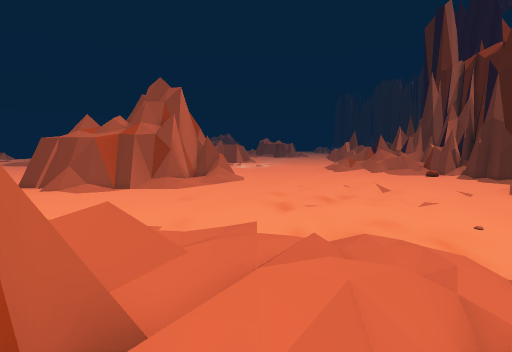
view 1 (above)

24 first-person views from a walk through a Unity game level. The camera is 1.3 m above the floor, tilts 6° down and sees 85° across. The floor is counted in squares, 1.8 m on a side. Each view is taken from the middle of a square. On the plan, view 1 faces up. The plan holds only what a view shows up to about 10 squares ahead; the rest is blank. The place goes on beyond the plan. The player is left out. Some surface patterns are stand-ins.

view 2
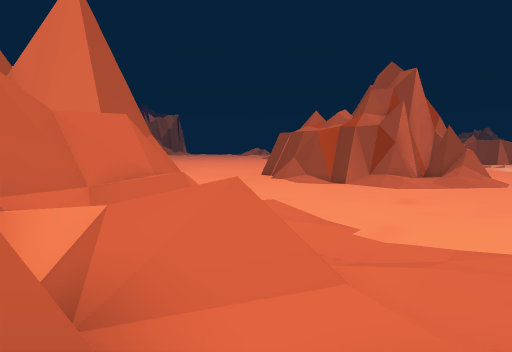

view 3
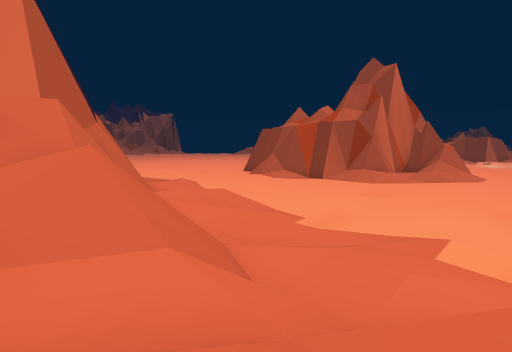

view 4
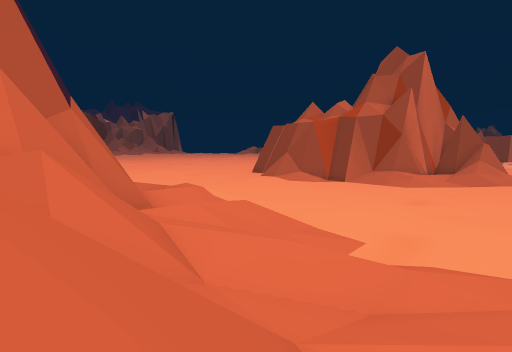

view 5
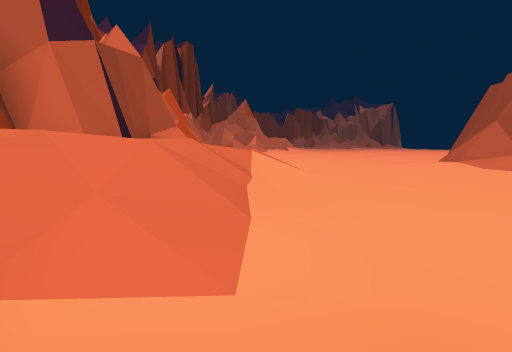

view 6
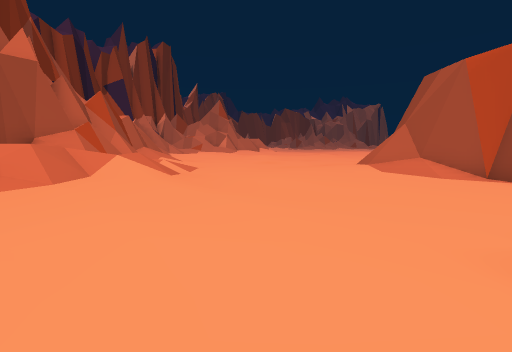

view 7
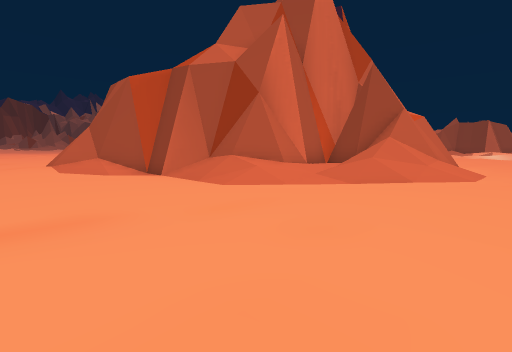

view 8
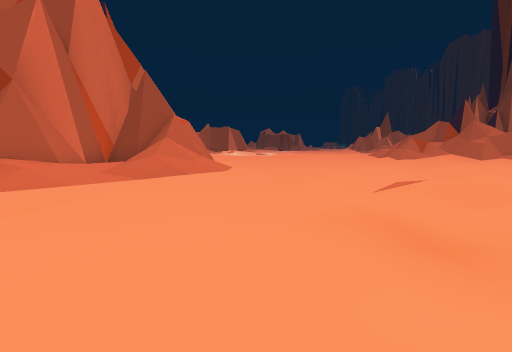

view 9
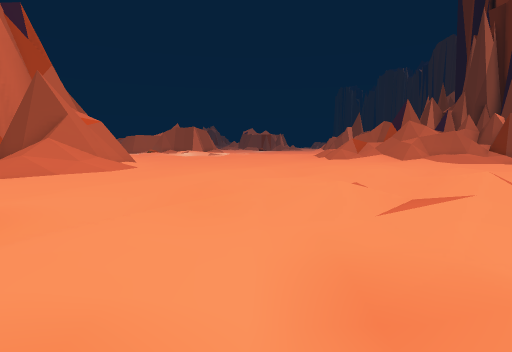

view 10
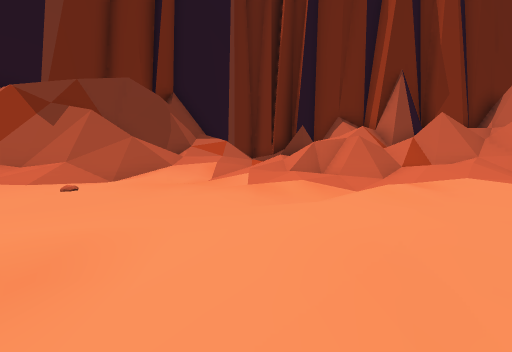

view 11
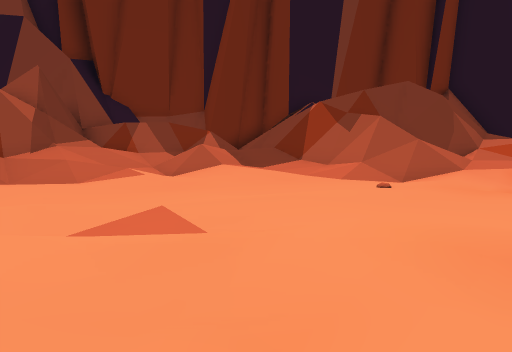

view 12
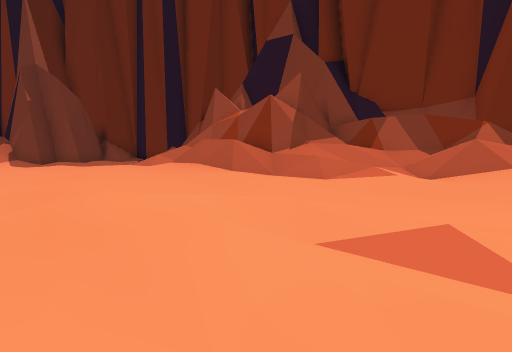

view 13
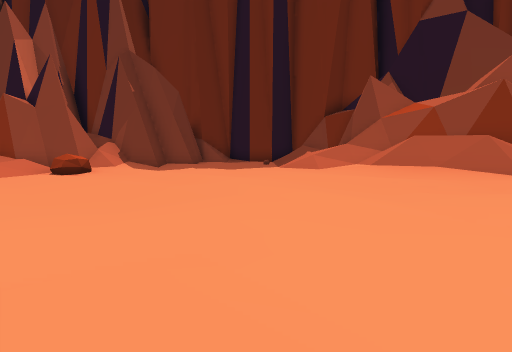

view 14
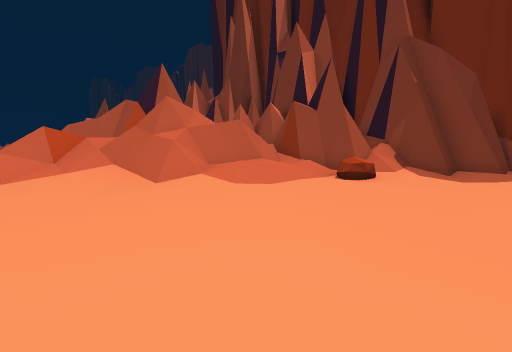

view 15
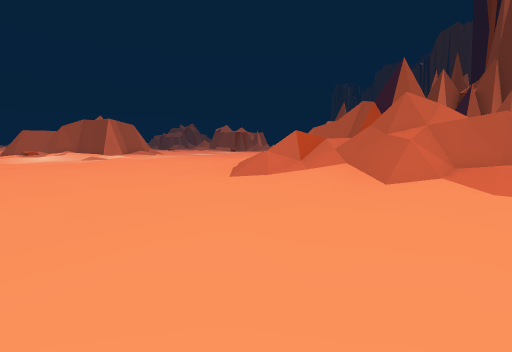

view 16
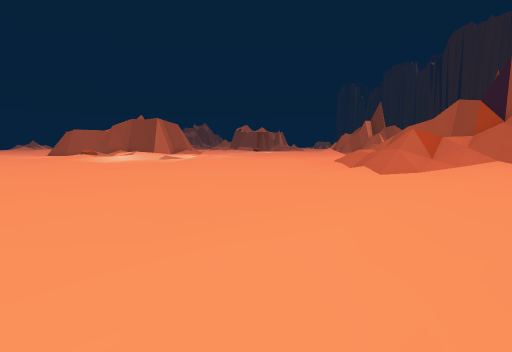

view 17
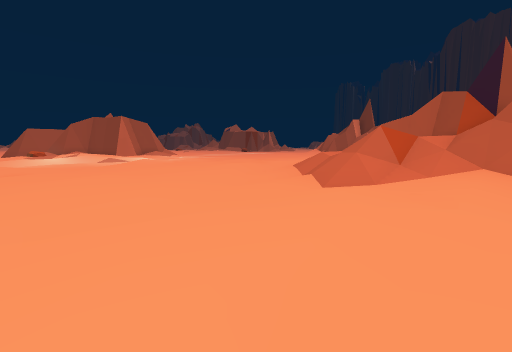

view 18
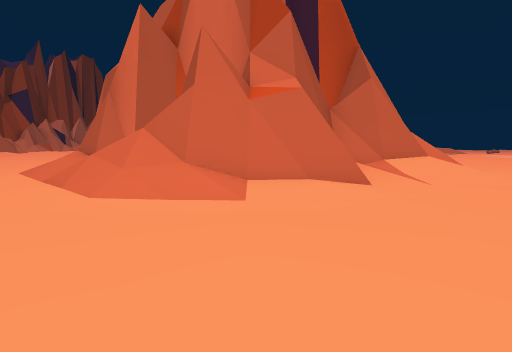

view 19
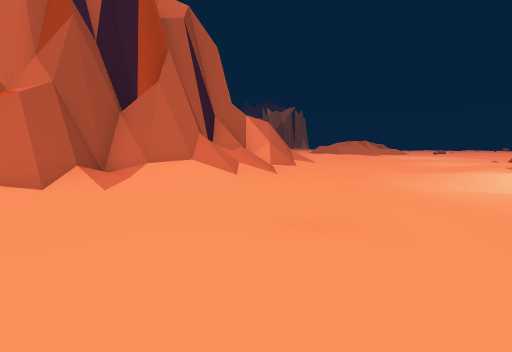

view 20
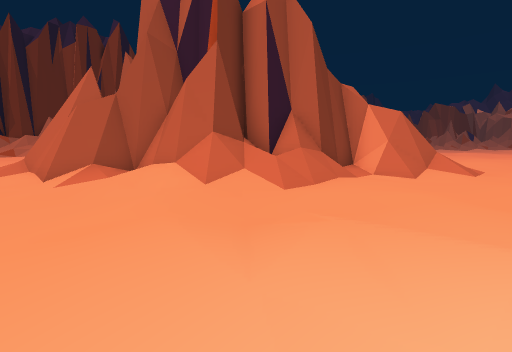

view 21
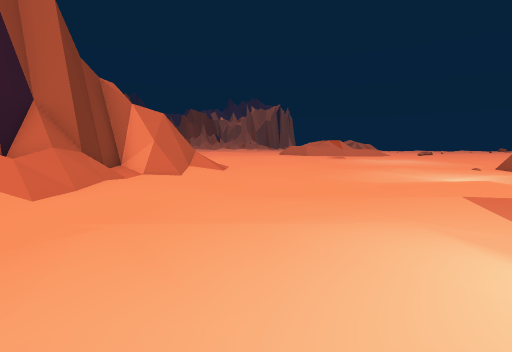

view 22
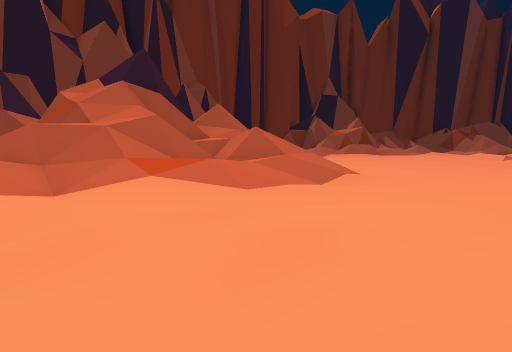

view 23
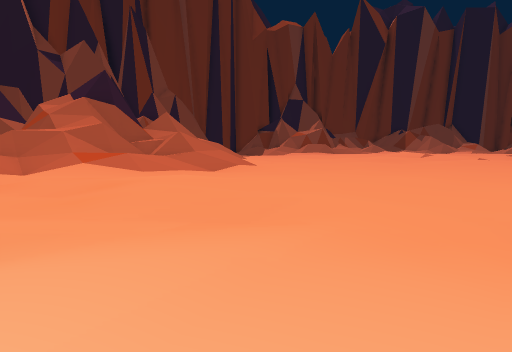

view 24
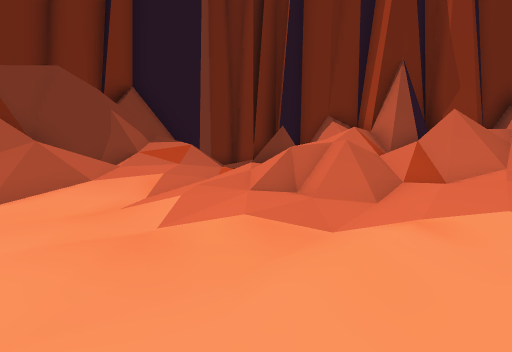

### Floor plan
Key: @ floor where view 1 was taken; # wall or solid block; x gap in a wall; . main floor; : floor 0.25 m higher than the main floor; + floor 0.5 m higher than the main floor; * floor 0.75 m higher than the main floor; % floor 1 m higher than the main floor; & floor 1.5 m higher than the main floor; / step, stairs or slope; = window, fence, low wall or low ledge; ^ raised ledge; v drop or lower ground.
Columns run from 12 left of view 1 to 20 right of it. Each row starts with its distance up from view 1.
 37  .....:.::   .:::.:..:://
 36  ........+/  .+:...::://=##
 35  ...::...:.. .:.:::::///////
 34  ......:.:....::.::/./%////#
 33  /:.......:.....::.../*#=v##
 32  #/................../=//=#
 31  ##/////.............////=
 30  ####////............///////
 29     #/##/.............:+///## #
 28     ####/:............:://**//#
 27        ###/.............:+/++/##
 26          #/.............:.../.##
 25          #/..........::.....^./##
 24          #/....................##
 23        ###/........::...........#
 22        ////.......:::..........
 21       #/+/.....:..:::.:.:......
 20     ###//......:..::.+::::.....
 19   ###///.........:..::::....../
 18  ##./..........:+../ ::..:...//
 17 ##/..........:..:+:/ ./:...////
 16 #//..........:.:/:///:/...///##
 15 ...............:.:/.++...:=/###
 14 .............. +.:.:/:..:.###
 13 ..............  /+./.:...//##
 12  ............. .+:+.:....///#
 11  ..........::.++++:::..:+///#
 10  ../::.....::::+::::....///##
  9  + %/::/:...+.+/::::../+=/###
  8  +  /////./:+:/:/.:...:+//x #
  7  ///// ///:/+:.::/../+/// ###
  6 #/####/&&///+/=::./######  #
  5      ##///////=/+//=#
  4      ##/=//////////xvv
  3       ##=/=////////#v  #
  2       ###v##/=##///x  v#
  1       ######/ # +/ #####
  0             @

Where each view was taken, in squares from view 1:
view 1: 0 up, 0 right, facing up
view 2: 2 up, 0 right, facing up-left
view 3: 3 up, 1 right, facing up-left
view 4: 4 up, 1 left, facing up-left
view 5: 9 up, 2 left, facing left
view 6: 12 up, 2 left, facing left
view 7: 14 up, 0 right, facing up-left
view 8: 13 up, 0 right, facing up
view 9: 13 up, 4 right, facing up
view 10: 13 up, 4 right, facing down
view 11: 14 up, 5 right, facing down-right
view 12: 14 up, 6 right, facing right
view 13: 20 up, 8 right, facing right
view 14: 22 up, 9 right, facing up-right
view 15: 22 up, 9 right, facing up
view 16: 22 up, 5 right, facing up
view 17: 24 up, 7 right, facing up
view 18: 25 up, 3 right, facing left
view 19: 31 up, 3 right, facing left
view 20: 35 up, 1 left, facing down-left
view 21: 35 up, 1 left, facing left
view 22: 37 up, 5 right, facing down-right
view 23: 37 up, 1 right, facing down-right
view 24: 11 up, 3 right, facing down
